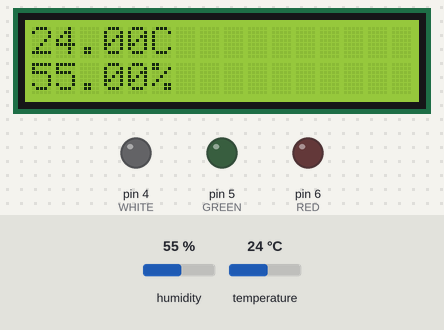
Simulated run of this sketch. Board: Arduino Uno, built with avr-gcc and run on an emulated ATmega328P. On the bench: 16×2 character LCD, output pins drawn as LEDs (lit = HIGH). The test bench sets the inputs (shaded band); at power-on: humidity 55 %, temperature 24 °C.

Above: at 1.2 s.
1.3 s: humidity set to 22 %
At 2.6 s:
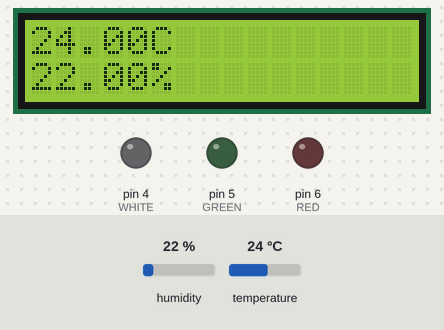
3.6 s: temperature set to 12 °C
At 4.7 s:
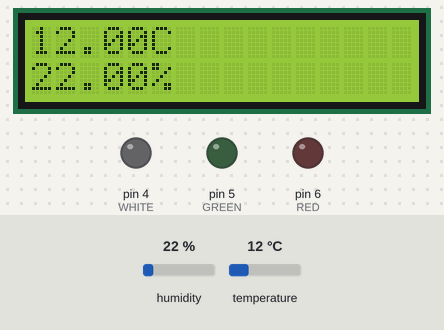
7.2 s: humidity set to 40 %
At 9.0 s:
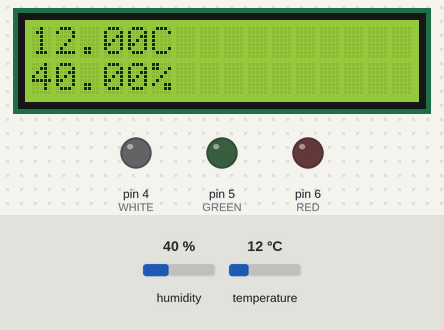
9.8 s: temperature set to 19 °C
At 11.1 s:
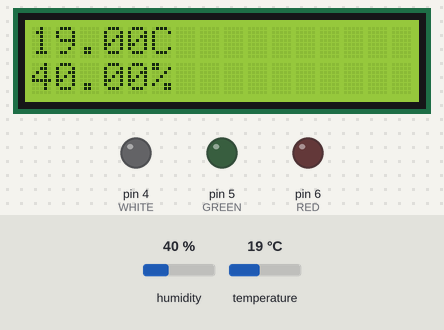
Timing chart, 0 to 12.8 s (numbered marks = the images above; inputs shaded):
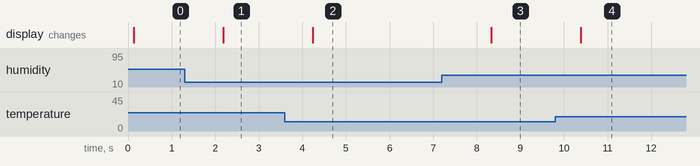

The sketch:

Total_Project_Bluetooth_Temperature_LCD.ino
```cpp
#include <SoftwareSerial.h>
#include <LiquidCrystal_I2C.h>
#include <Wire.h>
#include <DHT.h>
#include <DHT_U.h>

#define DHTPIN 7
#define DHTTYPE DHT11

SoftwareSerial BTserial(2, 3);
LiquidCrystal_I2C lcd(0x27, 16, 2);
DHT dht(DHTPIN, DHTTYPE);

#define RED 6
#define GREEN 5
#define WHITE 4

char readChar = ' ';
String readaline = "";
String readCommand = "";
bool ledprocessing = false;
void setup()
{
    Serial.begin(9600);
    BTserial.begin(9600);
    pinMode(RED, OUTPUT);
    pinMode(GREEN, OUTPUT);
    pinMode(WHITE, OUTPUT);
    lcd.init();
    lcd.backlight();
    dht.begin();
}

void loop()
{
    float temperature = dht.readTemperature();
    float humidity = dht.readHumidity();
    ledprocessing = BTserial.available();

    if (BTserial.available())
    {
        readChar = BTserial.read();
        Serial.write(readChar);
        readaline += readChar;
        if (readChar == '\n')
        {
            readCommand = readaline;
            readaline = "";
            Serial.println("Received Command : " + readCommand);
            process_BT_CMD();
        }
    }

    if (!ledprocessing)
    {   if(!BTserial.available())
        BTserial.print("Temperature," + String(temperature) + '\n');
        if(!BTserial.available())
        BTserial.print("Humidity," + String(humidity) + '\n');
    }

    lcd.setCursor(0, 0);
    lcd.print(temperature + String("C"));
    lcd.setCursor(0, 1);
    lcd.print(humidity + String("%"));
}

void process_BT_CMD()
{
    if (readCommand.equals("LED RED ON\n"))
    {
        digitalWrite(RED, HIGH);
        return_CMD_to_BT();
    }
    if (readCommand.equals("LED RED OFF\n"))
    {
        digitalWrite(RED, LOW);
        return_CMD_to_BT();
    }
    if (readCommand.equals("LED GREEN ON\n"))
    {
        digitalWrite(GREEN, HIGH);
        return_CMD_to_BT();
    }
    if (readCommand.equals("LED GREEN OFF\n"))
    {
        digitalWrite(GREEN, LOW);
        return_CMD_to_BT();
    }
    if (readCommand.equals("LED WHITE ON\n"))
    {
        digitalWrite(WHITE, HIGH);
        return_CMD_to_BT();
    }
    if (readCommand.equals("LED WHITE OFF\n"))
    {
        digitalWrite(WHITE, LOW);
        return_CMD_to_BT();
    }
}

void return_CMD_to_BT()
{
    BTserial.print(readCommand);
    readCommand = "";
    if (!BTserial.available())
    {
        ledprocessing = false;
    }

}
```

Measured:
- after the input at 1.3 s, the display: changes after 0.89 s (image 1)
- after the input at 3.6 s, the display: changes after 0.63 s (image 2)
- after the input at 7.2 s, the display: changes after 1.1 s (image 3)
- after the input at 9.8 s, the display: changes after 0.58 s (image 4)
